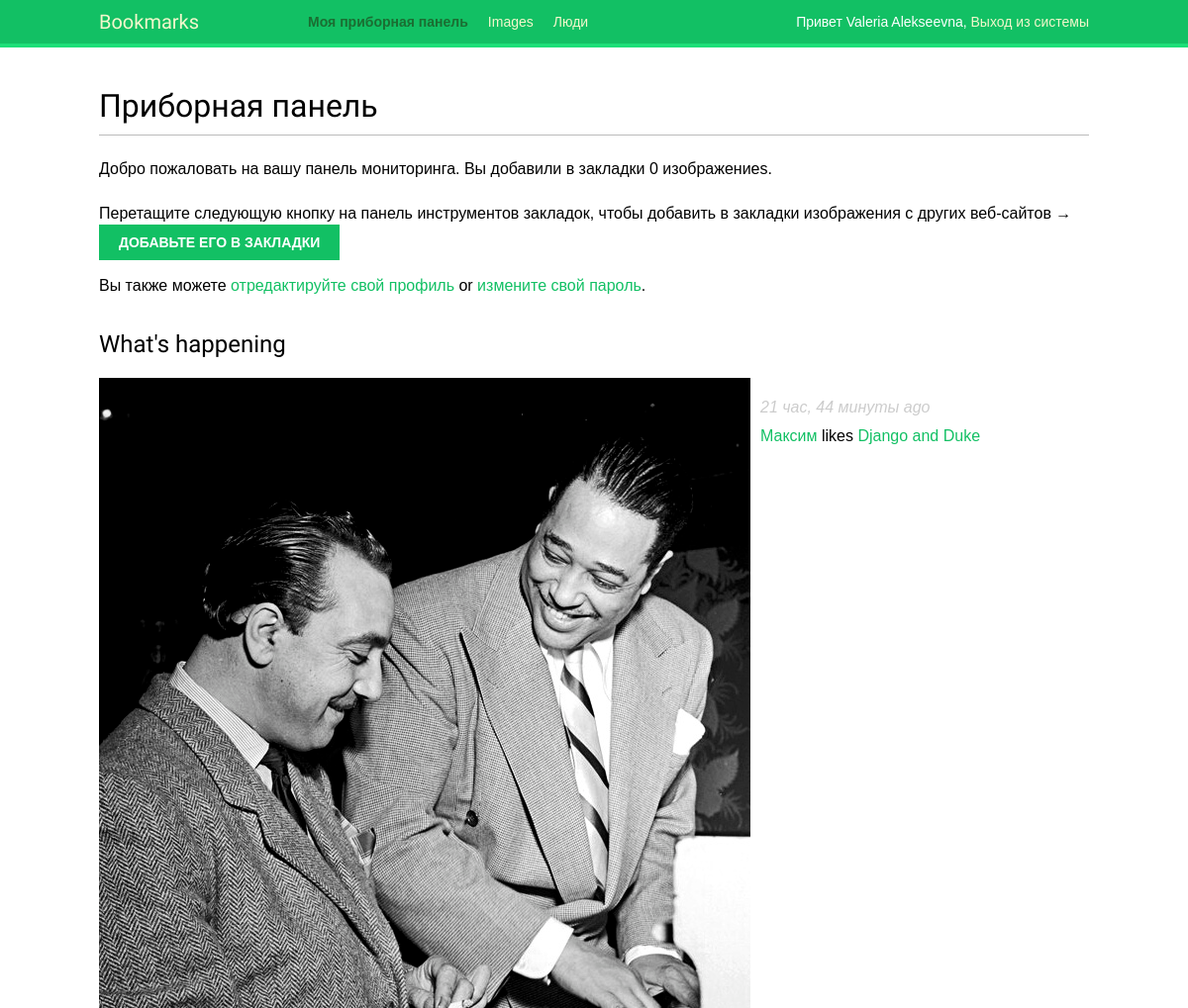
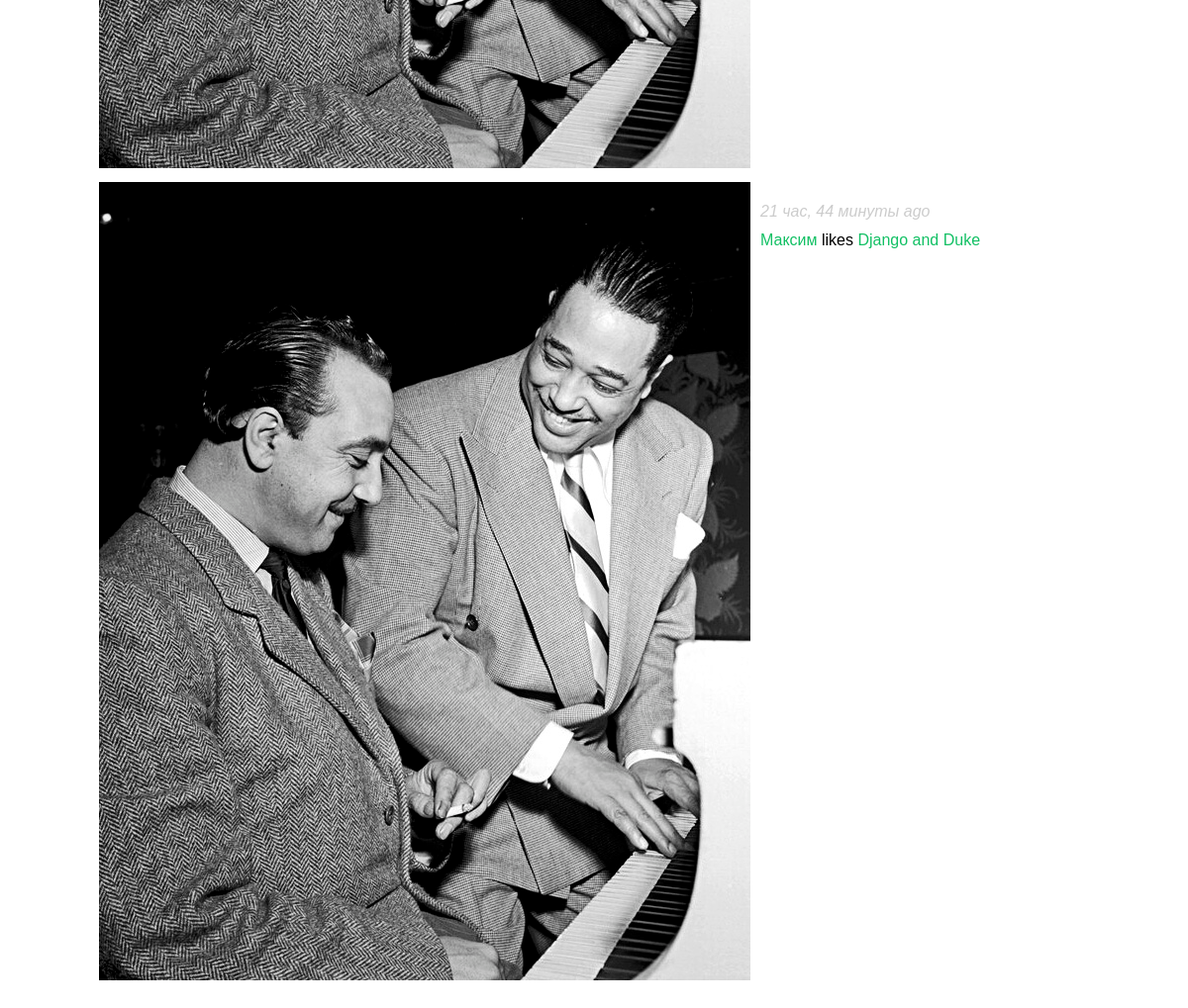
/account/ (signed in), run on the app's committed database (2 pictures, top to bottom).
### actions/models.py (models this page shows)
class Action(models.Model):
    user = models.ForeignKey('auth.User', related_name='actions', db_index=True, on_delete=models.CASCADE)
    target_ct = models.ForeignKey(ContentType, blank=True, null=True, related_name='target_obj',
                                  on_delete=models.CASCADE)
    target_id = models.PositiveIntegerField(null=True, blank=True, db_index=True)
    target = GenericForeignKey('target_ct', 'target_id')
    verb = models.CharField(max_length=255)
    created = models.DateTimeField(auto_now_add=True, db_index=True)
    class Meta:
        ordering = ('-created',)

### images/models.py (models this page shows, shortened)
class Image(models.Model):
    user = models.ForeignKey(settings.AUTH_USER_MODEL, related_name='images_created', on_delete=models.CASCADE)
    title = models.CharField(max_length=200)
    slug = models.SlugField(max_length=200, blank=True)
    url = models.URLField()
    image = models.ImageField(upload_to='images/%Y/%m/%d/')
    description = models.TextField(blank=True)
    created = models.DateField(auto_now_add=True, db_index=True)
    users_like = models.ManyToManyField(settings.AUTH_USER_MODEL, related_name='images_liked', blank=True)
    total_likes = models.PositiveIntegerField(db_index=True, default=0)
    def __str__(self):
        return self.title
    def get_absolute_url(self):
        return reverse('images:detail', args=[self.id, self.slug])

### account/views.py (the view)
# urls.py: path('', views.dashboard, name='dashboard'),
@login_required
def dashboard(request):
    actions = Action.objects.exclude(user=request.user)
    following_ids = request.user.following.values_list('id', flat=True)
    if following_ids:
        actions = actions.filter(user_id__in=following_ids)
    actions = actions.select_related('user', 'user__profile')\
                     .prefetch_related('target')[:10]
    return render(request, 'account/dashboard.html', {'section': 'dashboard', 'actions': actions})

### account/templates/account/dashboard.html (shortened to what this page needs)
{% extends "base.html" %}
{% block content %}
    <h1>Приборная панель</h1>
    {% with total_images_created=request.user.images_created.count %}
    <p>Добро пожаловать на вашу панель мониторинга. Вы добавили в закладки {{ total_images_created }} изображение{{ total_images_created|pluralize }}.</p>
  {% endwith %}
  <p>Перетащите следующую кнопку на панель инструментов закладок, чтобы добавить в закладки изображения с других веб-сайтов → <a href="javascript:{% include "bookmarklet_launcher.js" %}" class="button">Добавьте его в закладки</a><p>
  <p>Вы также можете <a href="{% url "edit" %}">отредактируйте свой профиль</a> or <a href="{% url "password_change" %}">измените свой пароль</a>.<p>
    <h2>What's happening</h2>
  <div id="action-list">
    {% for action in actions %}
      {% include "actions/action/detail.html" %}
    {% endfor %}
  </div>
{% endblock %}

### account/templates/base.html (shortened to what this page needs)
{% load static %}
<!DOCTYPE html>
<html>
<head>
  <link href="{% static "css/base.css" %}" rel="stylesheet">
</head>
<body>
  <div id="header">
    <span class="logo">Bookmarks</span>
    {% if request.user.is_authenticated %}
      <ul class="menu">
        <li {% if section == "dashboard" %}class="selected"{% endif %}>
          <a href="{% url "dashboard" %}">Моя приборная панель</a>
        </li>
        <li {% if section == "images" %}class="selected"{% endif %}>
          <a href="{% url "images:list" %}">Images</a>
        </li>
        <li {% if section == "people" %}class="selected"{% endif %}>
          <a href="{% url "user_list" %}">Люди</a>
        </li>
      </ul>
    {% endif %}
    <span class="user">
      {% if request.user.is_authenticated %}
        Привет {{ request.user.first_name }},
        <a href="{% url "logout" %}">Выход из системы</a>
      {% else %}
        <a href="{% url "login" %}">Вход в систему</a>
      {% endif %}
    </span>
  </div>
  <div id="content">
    {% block content %}
    {% endblock %}
  </div>
</body>
</html>

### images/templates/bookmarklet_launcher.js
(function(){
    if (window.myBookmarklet !== undefined){
        myBookmarklet();
    }
    else {
        document.body.appendChild(document.createElement('script')).src='https://3f6ad53c.ngrok.io/static/js/bookmarklet.js?r='+Math.floor(Math.random()*99999999999999999999);
    }
})();

### actions/templates/actions/action/detail.html (shortened to what this page needs)
{% load thumbnail %}
{% with user=action.user profile=action.user.profile %}
<div class="action">
  <div class="images">
    {% if action.target %}
      {% with target=action.target %}
        {% if target.image %}
          {% thumbnail target.image "80x80" crop="100%" as im %}
            <a href="{{ target.get_absolute_url }}">
              <img src="{{ im.url }}" class="item-img">
            </a>
          {% endthumbnail %}
        {% endif %}
      {% endwith %}
    {% endif %}
  </div>
  <div class="info">
    <p>
      <span class="date">{{ action.created|timesince }} ago</span>
      <br />
      <a href="{{ user.get_absolute_url }}">
        {{ user.first_name }}
      </a>
      {{ action.verb }}
      {% if action.target %}
        {% with target=action.target %}
          <a href="{{ target.get_absolute_url }}">{{ target }}</a>
        {% endwith %}
      {% endif %}
    </p>
  </div>
</div>
{% endwith %}

### account/static/css/base.css (style rules this page uses)
body { margin:0; padding:0; font-family:helvetica, sans-serif; }
p { line-height: 1.8; }
a { color:#12c064; text-decoration:none; }
h1, h2, h3, h4, h5 , h6 { font-family: 'Muli', sans-serif; font-weight:normal; }
h1 { border-bottom:1px solid #bbb; padding:0 0 10px 0; margin:10px 0 20px 0; }
h2 { margin:30px 0 20px; }
#header { padding:10px 100px; font-size:14px; background:#12c064; color:#fff; border-bottom:4px solid #1cdf78; overflow:auto; }
#header .logo { font-family: 'Muli', sans-serif; float:left; color:#f3f7cc; font-size:20px; margin-right:10%; }
#header ul.menu { list-style:none; float:left; margin:0; padding:0; }
#header ul.menu li { float:left; padding:4px 10px; }
#header ul.menu li.selected a, #header ul.menu li.selected a:hover { color:#1b6d32; font-weight:bold; }
#header a { color:#f3f7cc; }
#header .user { float:right; padding-top:4px; }
#content { padding:30px 100px; }
input[type=submit], a.button { font-weight:bold; background:#12c064; color:#fff; padding:10px 20px; font-size:14px; text-transform:uppercase; }
.action { clear:both; overflow:auto; }
.action .images { float:left; margin:0 10px 10px 0; }
.action .date { font-style:italic; color:#ccc; }

### data on the page
Action: created "21 час, 44 минуты", user.first_name "Максим", verb "likes", target "Django and Duke"
Action: created "21 час, 44 минуты", user.first_name "Максим", verb "likes", target "Django and Duke"

### other printed values
{{ request.user.first_name }} "Valeria Alekseevna"
{{ total_images_created }} "0"
